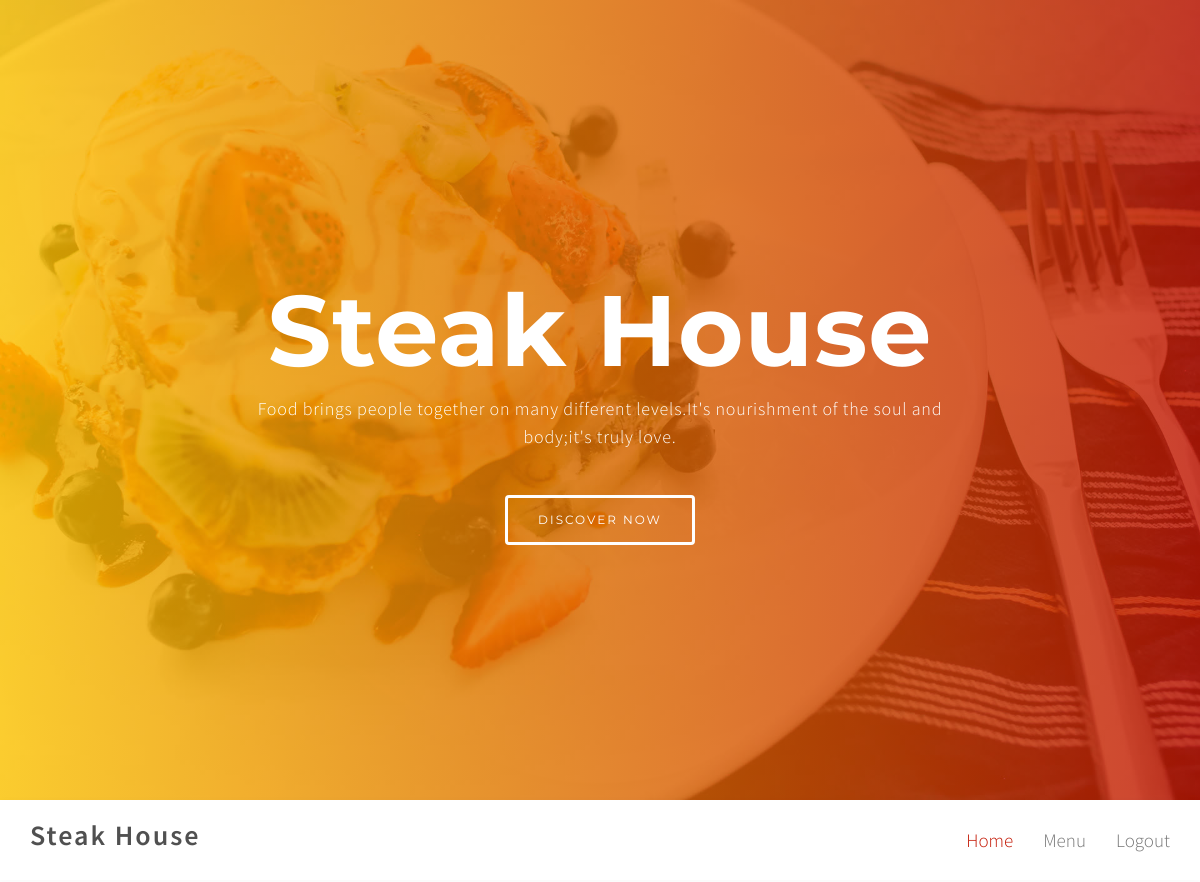
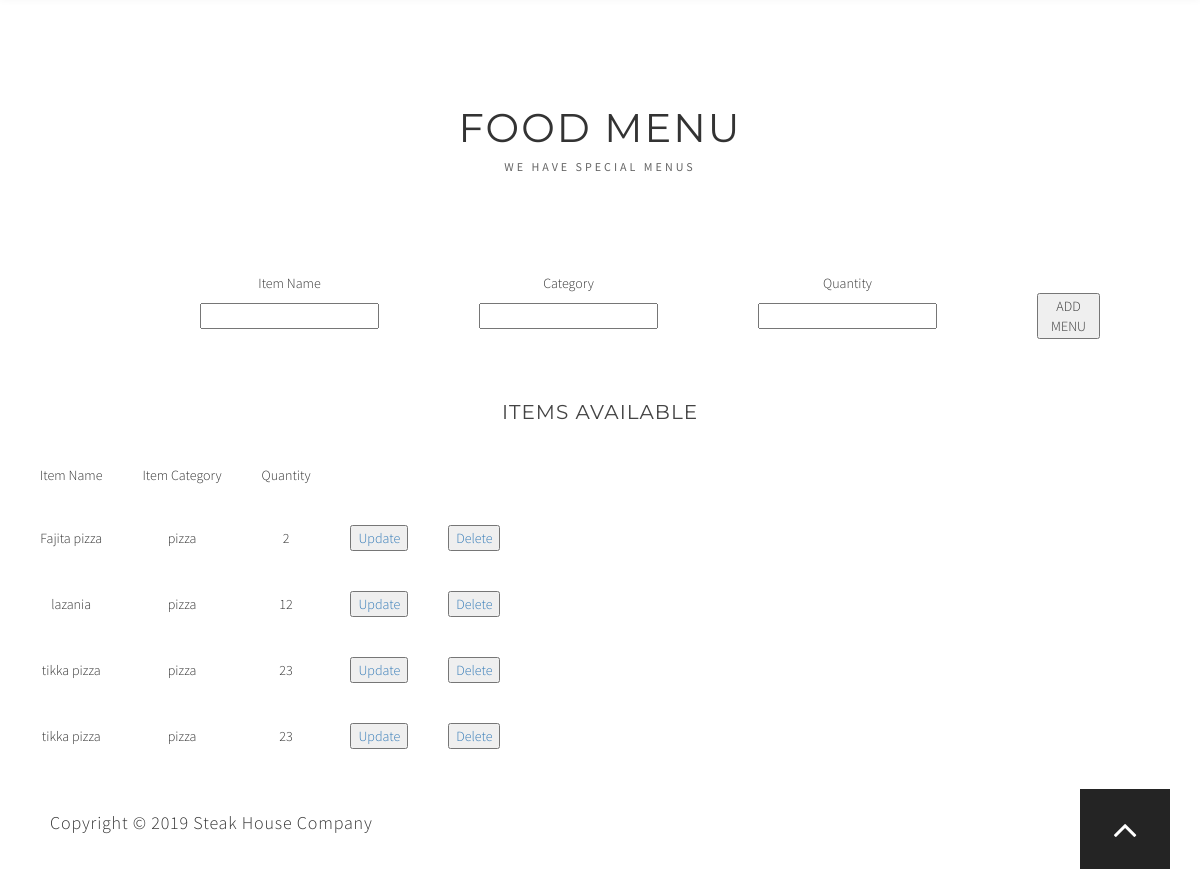
/admin_add_menu.php (signed in), run on the app's committed database (2 pictures, top to bottom).
### tables this page shows
CREATE TABLE `items` (
  `item_id` int(10) NOT NULL,
  `item_name` varchar(20) NOT NULL,
  `item_category` varchar(20) NOT NULL,
  `item_quantity` int(50) NOT NULL
);

### admin_add_menu.php (the view, shortened to what this page needs)
<!DOCTYPE html>
<html lang="en">
<head>
<?php
include("db.php");
?>
	<link rel="stylesheet" href="css/bootstrap.min.css">
  <link rel="stylesheet" href="css/magnific-popup.css">
	<link rel="stylesheet" href="css/animate.min.css">
	<link rel="stylesheet" href="css/font-awesome.min.css">
  <link rel="stylesheet" href="css/nivo-lightbox.css">
  <link rel="stylesheet" href="css/nivo_themes/default/default.css">
  <link rel="stylesheet" href="css/hover-min.css">
  <link rel="stylesheet" href="css/flexslider.css">
	<link rel="stylesheet" href="css/style.css">
  <link rel="stylesheet" href="css/menu-add-table.css">
</head>
<body id="top" data-spy="scroll" data-target=".navbar-collapse" data-offset="50">
<section id="home" class="parallax-section">
  <div class="gradient-overlay"></div>
    <div class="container">
      <div class="row">
          <div class="col-md-offset-2 col-md-8 col-sm-12">
              <h1 class="wow fadeInUp" data-wow-delay="0.6s">Steak House</h1>
              <p class="wow fadeInUp" data-wow-delay="1.0s">Food brings people together on many different levels.It's nourishment of the soul and body;it's truly love.</p>
              <a href="#menu" class="wow fadeInUp btn btn-default hvr-bounce-to-top smoothScroll" data-wow-delay="1.3s">Discover Now</a>
          </div>
      </div>
    </div>
</section>
<div class="navbar navbar-default navbar-static-top" role="navigation">
  <div class="container">
    <div class="navbar-header">
      <a href="#" class="navbar-brand">Steak House</a>
    </div>
    <div class="collapse navbar-collapse">
      <ul class="nav navbar-nav navbar-right">
        <li><a href="#top" class="smoothScroll">Home</a></li>
        <li><a href="#menu" class="smoothScroll">Menu</a></li>
        <li><a href="logout.php" class="smoothScroll">Logout</a></li>
      </ul>
    </div>
  </div>
</div>
<section id="menu" class="parallax-section" Style="padding-bottom:0px;">
  <div class="container">
    <div class="row">
      <div class="col-md-offset-2 col-md-8 col-sm-offset-1 col-sm-10">
         <div class="wow fadeInUp section-title" data-wow-delay="0.3s">
            <h2>Food Menu</h2>
            <h4>we have special menus</h4>
        </div>
      </div>
</section>
<table class="menu-add-table">
      <tr>
        <td> Item Name </td>
        <td>Category</td>
        <td>Quantity</td>
      </tr>
      <tr>
            <form action="admin_add_menu.php" method="post">
                <td>  <input type="text" name="item-name">    </input> </td>
                <td>  <input type="text" name="item-category"></input> </td>
                <td>  <input type="text" name="item-quantity"></input> </td>
                <td><button name="add">ADD MENU</button></td>
            </form>
      </tr>
</table>
<div class="items-avail">
<h3 style='text-align:center;'>ITEMS AVAILABLE</h3>
<?php
    $q2 = "SELECT * FROM items";
    $res2=mysqli_query($con,$q2);
?>
<table>
    <tr>
        <td> Item Name</td>
        <td>Item Category</td>
        <td>Quantity</td>
    </tr>
    <?php
        while($row2=mysqli_fetch_array($res2) )
        {
    ?>
        <tr>
    	    <td> <?php echo $row2['item_name'] ; ?> </td>
            <td> <?php echo $row2['item_category'] ; ?>	</td>
            <td> <?php echo $row2['item_quantity'] ; ?>	</td>
            <td><a href=""><button name="item-delete">Update</button> </a>  </td>
            <td><a href=""><button name="item-delete">Delete</button> </a>  </td>
        </tr>
    <?php
        }
    ?>
</table>
</div>
<section id="copyright">
  <div class="container">
    <div class="row">
      <div class="col-md-8 col-sm-8 col-xs-8">
        <p>Copyright © 2019 Steak House Company<a class="designed-by" href="#" target="_blank"></a></p>
      </div>
      <div class="col-md-4 col-sm-4 text-right">
        <a href="#home" class="fa fa-angle-up smoothScroll gototop"></a>
      </div>
    </div>
  </div>
</section>
</body>
</html>

### css/style.css (style rules this page uses)
body { background: #ffffff; font-family: 'Source Sans Pro', sans-serif; font-weight: 300; }
html,body { width: 100%; overflow-x: hidden; }
html { font-size: 100%; }
h1,h2,h3, .btn { font-family: 'Montserrat', sans-serif; font-weight: 400; letter-spacing: 1px; }
h1 { font-weight: bold; font-size: 100px; }
h2 { color: #333; font-size: 40px; letter-spacing: 2px; text-transform: uppercase; margin-top: 8px; }
h3 { color: #444; font-size: 20px; line-height: 26px; letter-spacing: 1px; padding-bottom: 10px; }
h4 { font-size: 12px; font-weight: bold; letter-spacing: 3px; text-transform: uppercase; font-weight: 400; }
p { font-size: 18px; letter-spacing: 0.8px; line-height: 28px; }
a { text-decoration: none !important; }
.parallax-section { background-attachment: fixed !important; background-size: cover !important; }
.hvr-bounce-to-bottom:before, .hvr-bounce-to-top:before { background-color: #ffffff; }
#about, #feature, #video, #menu, #team, #gallery, #contact { color: #656565; padding-top: 100px; padding-bottom: 100px; }
.section-title { padding-bottom: 70px; }
#about .section-title, #menu .section-title { text-align: center; }
#home { color: #ffffff; display: -webkit-box; display: -webkit-flex; display: -ms-flexbox; display: flex; -webkit-box-align: center; -webkit-align-items: center; -ms-flex-align: center; align-items: center; text-align: center; height: 100vh; overflow: hidden; position: relative; }
#home .gradient-overlay { background: #c21500; background: -webkit-linear-gradient(to left, #c21500 , #ffc500); background: linear-gradient(to left, #c21500 , #ffc500); opacity: 0.8; position: absolute; top: 0; width: 100%; height: 100vh; }
#home .btn { background: transparent; border: 3px solid #ffffff; color: #ffffff; font-size: 12px; letter-spacing: 2px; padding: 13px 30px; margin-top: 34px; text-transform: uppercase; }
.navbar-default { background: #ffffff; border: none; box-shadow: 0px 2px 8px 0px rgba(50, 50, 50, 0.04); margin: 0 !important; }
.navbar-default .navbar-brand { color: #505050; font-size: 28px; font-weight: 600; letter-spacing: 2px; line-height: 40px; margin: 0; }
.navbar-default .navbar-nav li a { color: #757575; font-size: 19px; font-weight: 300; line-height: 50px; -webkit-transition: all 0.4s ease-in-out; transition: all 0.4s ease-in-out; }
.navbar-default .navbar-nav > .active > a, .navbar-default .navbar-nav > .active > a:hover, .navbar-default .navbar-nav > .active > a:focus { color: #c21500; background-color: transparent; }
#copyright p { padding: 20px; }
.gototop { background-color: #242424; color: #ffffff; font-size: 40px; padding: 20px 32px; text-align: right; transition: all 0.4s ease-in-out; }

### css/menu-add-table.css (style rules this page uses)
.menu-add-table { display: block; padding-left:200px; padding-top: 20px; padding-bottom:20px; text-align: center; }
.menu-add-table td { padding-right: 100px; }
.items-avail { display: block; text-align: center; padding: 20px; }
.items-avail td { padding: 20px; }

### data on the page
items: item_name "Fajita pizza", item_category "pizza", item_quantity "2"
items: item_name "lazania", item_category "pizza", item_quantity "12"
items: item_name "tikka pizza", item_category "pizza", item_quantity "23"
items: item_name "tikka pizza", item_category "pizza", item_quantity "23"
